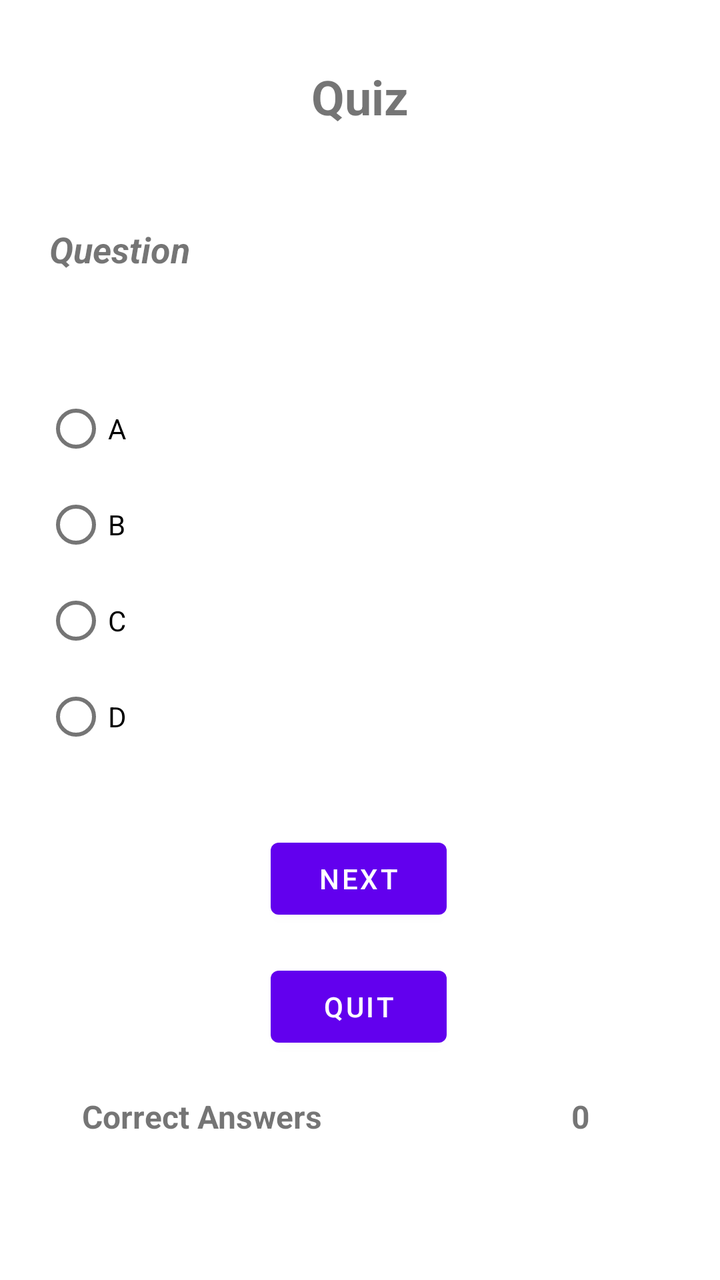
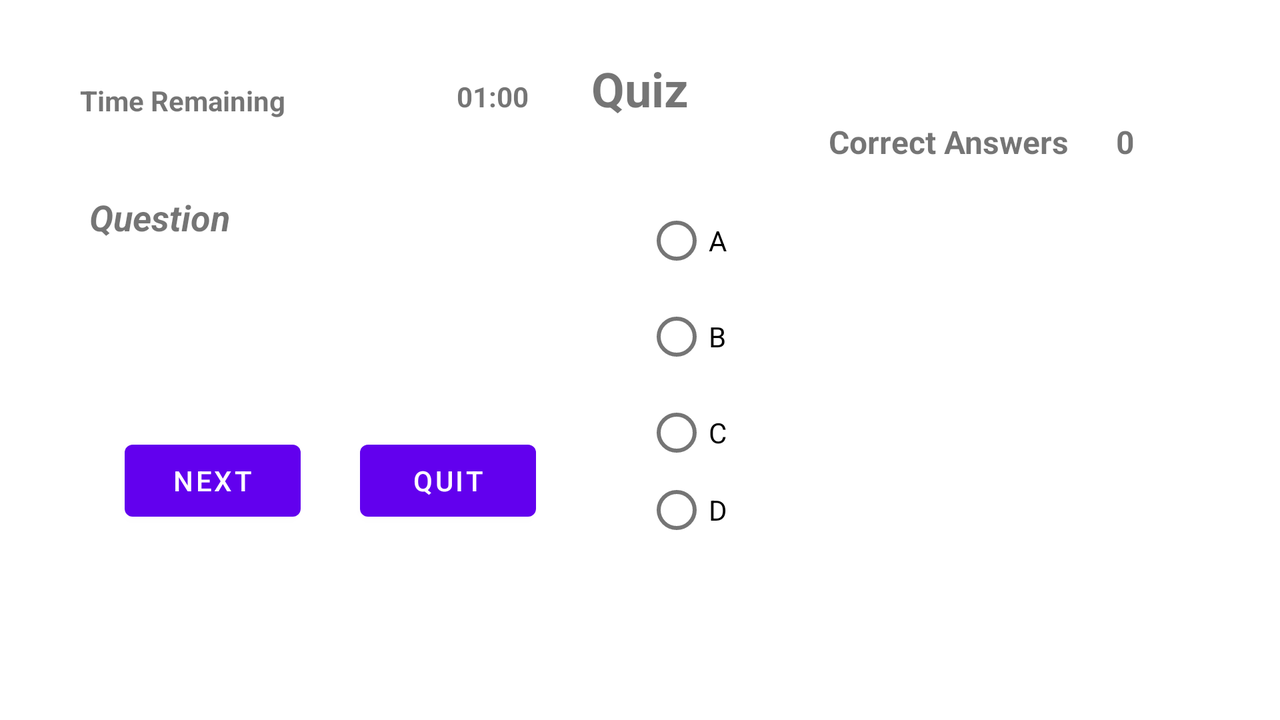

The same Android screen from two of the app's own layout files: first res/layout/ as a phone draws it, then the repository's variant for another configuration, drawn on a device whose configuration selects that folder. Both files follow.
<!-- AndroidManifest.xml: application theme Theme.MakharijulHuruf -->
<!-- res/layout/activity_quiz.xml -->
<?xml version="1.0" encoding="utf-8"?>
<androidx.constraintlayout.widget.ConstraintLayout xmlns:android="http://schemas.android.com/apk/res/android"
    xmlns:app="http://schemas.android.com/apk/res-auto"
    xmlns:tools="http://schemas.android.com/tools"
    android:layout_width="match_parent"
    android:layout_height="match_parent"
    tools:context=".quiz">

    <TextView
        android:id="@+id/textView"
        android:layout_width="wrap_content"
        android:layout_height="wrap_content"
        android:layout_marginTop="32dp"
        android:text="Quiz"
        android:textSize="24sp"
        android:textStyle="bold"
        app:layout_constraintEnd_toEndOf="parent"
        app:layout_constraintStart_toStartOf="parent"
        app:layout_constraintTop_toTopOf="parent" />

    <TextView
        android:id="@+id/question"
        android:layout_width="311dp"
        android:layout_height="62dp"
        android:layout_marginTop="48dp"
        android:text="Question"
        android:textSize="18sp"
        android:textStyle="bold|italic"
        app:layout_constraintEnd_toEndOf="parent"
        app:layout_constraintStart_toStartOf="parent"
        app:layout_constraintTop_toBottomOf="@+id/textView" />

    <RadioGroup
        android:id="@+id/answersgrp"
        android:layout_width="320dp"
        android:layout_height="213dp"
        android:layout_marginTop="16dp"
        app:layout_constraintEnd_toEndOf="parent"
        app:layout_constraintHorizontal_bias="0.549"
        app:layout_constraintStart_toStartOf="parent"
        app:layout_constraintTop_toBottomOf="@+id/question">

        <RadioButton
            android:id="@+id/radioButton"
            android:layout_width="match_parent"
            android:layout_height="wrap_content"
            android:text="A" />

        <RadioButton
            android:id="@+id/radioButton2"
            android:layout_width="match_parent"
            android:layout_height="wrap_content"
            android:text="B" />

        <RadioButton
            android:id="@+id/radioButton3"
            android:layout_width="match_parent"
            android:layout_height="wrap_content"
            android:text="C" />

        <RadioButton
            android:id="@+id/radioButton4"
            android:layout_width="match_parent"
            android:layout_height="wrap_content"
            android:text="D" />
    </RadioGroup>

    <Button
        android:id="@+id/next"
        android:layout_width="wrap_content"
        android:layout_height="wrap_content"
        android:layout_marginTop="12dp"
        android:text="Next"
        app:layout_constraintEnd_toEndOf="parent"
        app:layout_constraintHorizontal_bias="0.498"
        app:layout_constraintStart_toStartOf="parent"
        app:layout_constraintTop_toBottomOf="@+id/answersgrp" />

    <Button
        android:id="@+id/quit"
        android:layout_width="wrap_content"
        android:layout_height="wrap_content"
        android:layout_marginTop="16dp"
        android:text="Quit"
        app:layout_constraintEnd_toEndOf="parent"
        app:layout_constraintHorizontal_bias="0.498"
        app:layout_constraintStart_toStartOf="parent"
        app:layout_constraintTop_toBottomOf="@+id/next" />

    <TextView
        android:id="@+id/score"
        android:layout_width="wrap_content"
        android:layout_height="wrap_content"
        android:layout_marginTop="20dp"
        android:text="Correct Answers"
        android:textSize="16sp"
        android:textStyle="bold"
        app:layout_constraintEnd_toEndOf="parent"
        app:layout_constraintHorizontal_bias="0.171"
        app:layout_constraintStart_toStartOf="parent"
        app:layout_constraintTop_toBottomOf="@+id/quit" />

    <TextView
        android:id="@+id/textView4"
        android:layout_width="27dp"
        android:layout_height="18dp"
        android:layout_marginTop="20dp"
        android:text="0"
        android:textSize="16sp"
        android:textStyle="bold"
        app:layout_constraintEnd_toEndOf="parent"
        app:layout_constraintHorizontal_bias="0.724"
        app:layout_constraintStart_toEndOf="@+id/score"
        app:layout_constraintTop_toBottomOf="@+id/quit" />
</androidx.constraintlayout.widget.ConstraintLayout>
<!-- resources referenced by this layout -->
<resources>
  <style name="Theme.MakharijulHuruf" parent="Theme.MaterialComponents.DayNight.DarkActionBar">
          
          <item name="colorPrimary">@color/purple_500</item>
          <item name="colorPrimaryVariant">@color/purple_700</item>
          <item name="colorOnPrimary">@color/white</item>
          
          <item name="colorSecondary">@color/teal_200</item>
          <item name="colorSecondaryVariant">@color/teal_700</item>
          <item name="colorOnSecondary">@color/black</item>
          
          <item name="android:statusBarColor" tools:targetApi="l">?attr/colorPrimaryVariant</item>
          
      </style>
</resources>
<!-- res/layout-land/activity_quiz.xml (the repository's variant of the layout above) -->
<!-- drawn on the phone turned sideways -->
<?xml version="1.0" encoding="utf-8"?>
<androidx.constraintlayout.widget.ConstraintLayout xmlns:android="http://schemas.android.com/apk/res/android"
    xmlns:app="http://schemas.android.com/apk/res-auto"
    xmlns:tools="http://schemas.android.com/tools"
    android:layout_width="match_parent"
    android:layout_height="match_parent"
    tools:context=".quiz">

    <TextView
        android:id="@+id/textView"
        android:layout_width="wrap_content"
        android:layout_height="wrap_content"
        android:layout_marginTop="28dp"
        android:text="Quiz"
        android:textSize="24sp"
        android:textStyle="bold"
        app:layout_constraintEnd_toEndOf="parent"
        app:layout_constraintStart_toStartOf="parent"
        app:layout_constraintTop_toTopOf="parent" />

    <TextView
        android:id="@+id/question"
        android:layout_width="256dp"
        android:layout_height="104dp"
        android:layout_marginTop="36dp"
        android:text="Question"
        android:textSize="18sp"
        android:textStyle="bold|italic"
        app:layout_constraintEnd_toEndOf="parent"
        app:layout_constraintHorizontal_bias="0.116"
        app:layout_constraintStart_toStartOf="parent"
        app:layout_constraintTop_toBottomOf="@+id/textView" />

    <RadioGroup
        android:id="@+id/answersgrp"
        android:layout_width="297dp"
        android:layout_height="181dp"
        android:layout_marginTop="36dp"
        app:layout_constraintEnd_toEndOf="parent"
        app:layout_constraintHorizontal_bias="0.51"
        app:layout_constraintStart_toEndOf="@+id/question"
        app:layout_constraintTop_toBottomOf="@+id/textView">

        <RadioButton
            android:id="@+id/radioButton"
            android:layout_width="match_parent"
            android:layout_height="wrap_content"
            android:text="A" />

        <RadioButton
            android:id="@+id/radioButton2"
            android:layout_width="match_parent"
            android:layout_height="wrap_content"
            android:text="B" />

        <RadioButton
            android:id="@+id/radioButton3"
            android:layout_width="match_parent"
            android:layout_height="wrap_content"
            android:text="C" />

        <RadioButton
            android:id="@+id/radioButton4"
            android:layout_width="253dp"
            android:layout_height="29dp"
            android:text="D" />
    </RadioGroup>

    <Button
        android:id="@+id/next"
        android:layout_width="wrap_content"
        android:layout_height="wrap_content"
        android:layout_marginTop="16dp"
        android:text="Next"
        app:layout_constraintEnd_toEndOf="parent"
        app:layout_constraintHorizontal_bias="0.113"
        app:layout_constraintStart_toStartOf="parent"
        app:layout_constraintTop_toBottomOf="@+id/question" />

    <Button
        android:id="@+id/quit"
        android:layout_width="wrap_content"
        android:layout_height="wrap_content"
        android:layout_marginTop="16dp"
        android:layout_marginEnd="64dp"
        android:text="Quit"
        app:layout_constraintEnd_toEndOf="parent"
        app:layout_constraintHorizontal_bias="0.088"
        app:layout_constraintStart_toEndOf="@+id/next"
        app:layout_constraintTop_toBottomOf="@+id/question" />

    <TextView
        android:id="@+id/score"
        android:layout_width="wrap_content"
        android:layout_height="wrap_content"
        android:layout_marginTop="60dp"
        android:text="Correct Answers"
        android:textSize="16sp"
        android:textStyle="bold"
        app:layout_constraintEnd_toEndOf="parent"
        app:layout_constraintHorizontal_bias="0.797"
        app:layout_constraintStart_toStartOf="parent"
        app:layout_constraintTop_toTopOf="parent" />

    <TextView
        android:id="@+id/textView4"
        android:layout_width="37dp"
        android:layout_height="23dp"
        android:layout_marginTop="60dp"
        android:layout_marginEnd="24dp"
        android:text="0"
        android:textSize="16sp"
        android:textStyle="bold"
        app:layout_constraintEnd_toEndOf="parent"
        app:layout_constraintHorizontal_bias="0.531"
        app:layout_constraintStart_toEndOf="@+id/score"
        app:layout_constraintTop_toTopOf="parent" />

    <TextView
        android:id="@+id/textView6"
        android:layout_width="157dp"
        android:layout_height="19dp"
        android:layout_marginStart="40dp"
        android:text="Time Remaining"
        android:textStyle="bold"
        app:layout_constraintBottom_toTopOf="@+id/question"
        app:layout_constraintStart_toStartOf="parent"
        app:layout_constraintTop_toTopOf="parent"
        app:layout_constraintVertical_bias="0.525" />

    <TextView
        android:id="@+id/countDownText"
        android:layout_width="wrap_content"
        android:layout_height="wrap_content"
        android:text="01:00"
        android:textStyle="bold"
        app:layout_constraintBottom_toTopOf="@+id/question"
        app:layout_constraintEnd_toStartOf="@+id/textView"
        app:layout_constraintStart_toEndOf="@+id/textView6"
        app:layout_constraintTop_toTopOf="parent" />
</androidx.constraintlayout.widget.ConstraintLayout>
